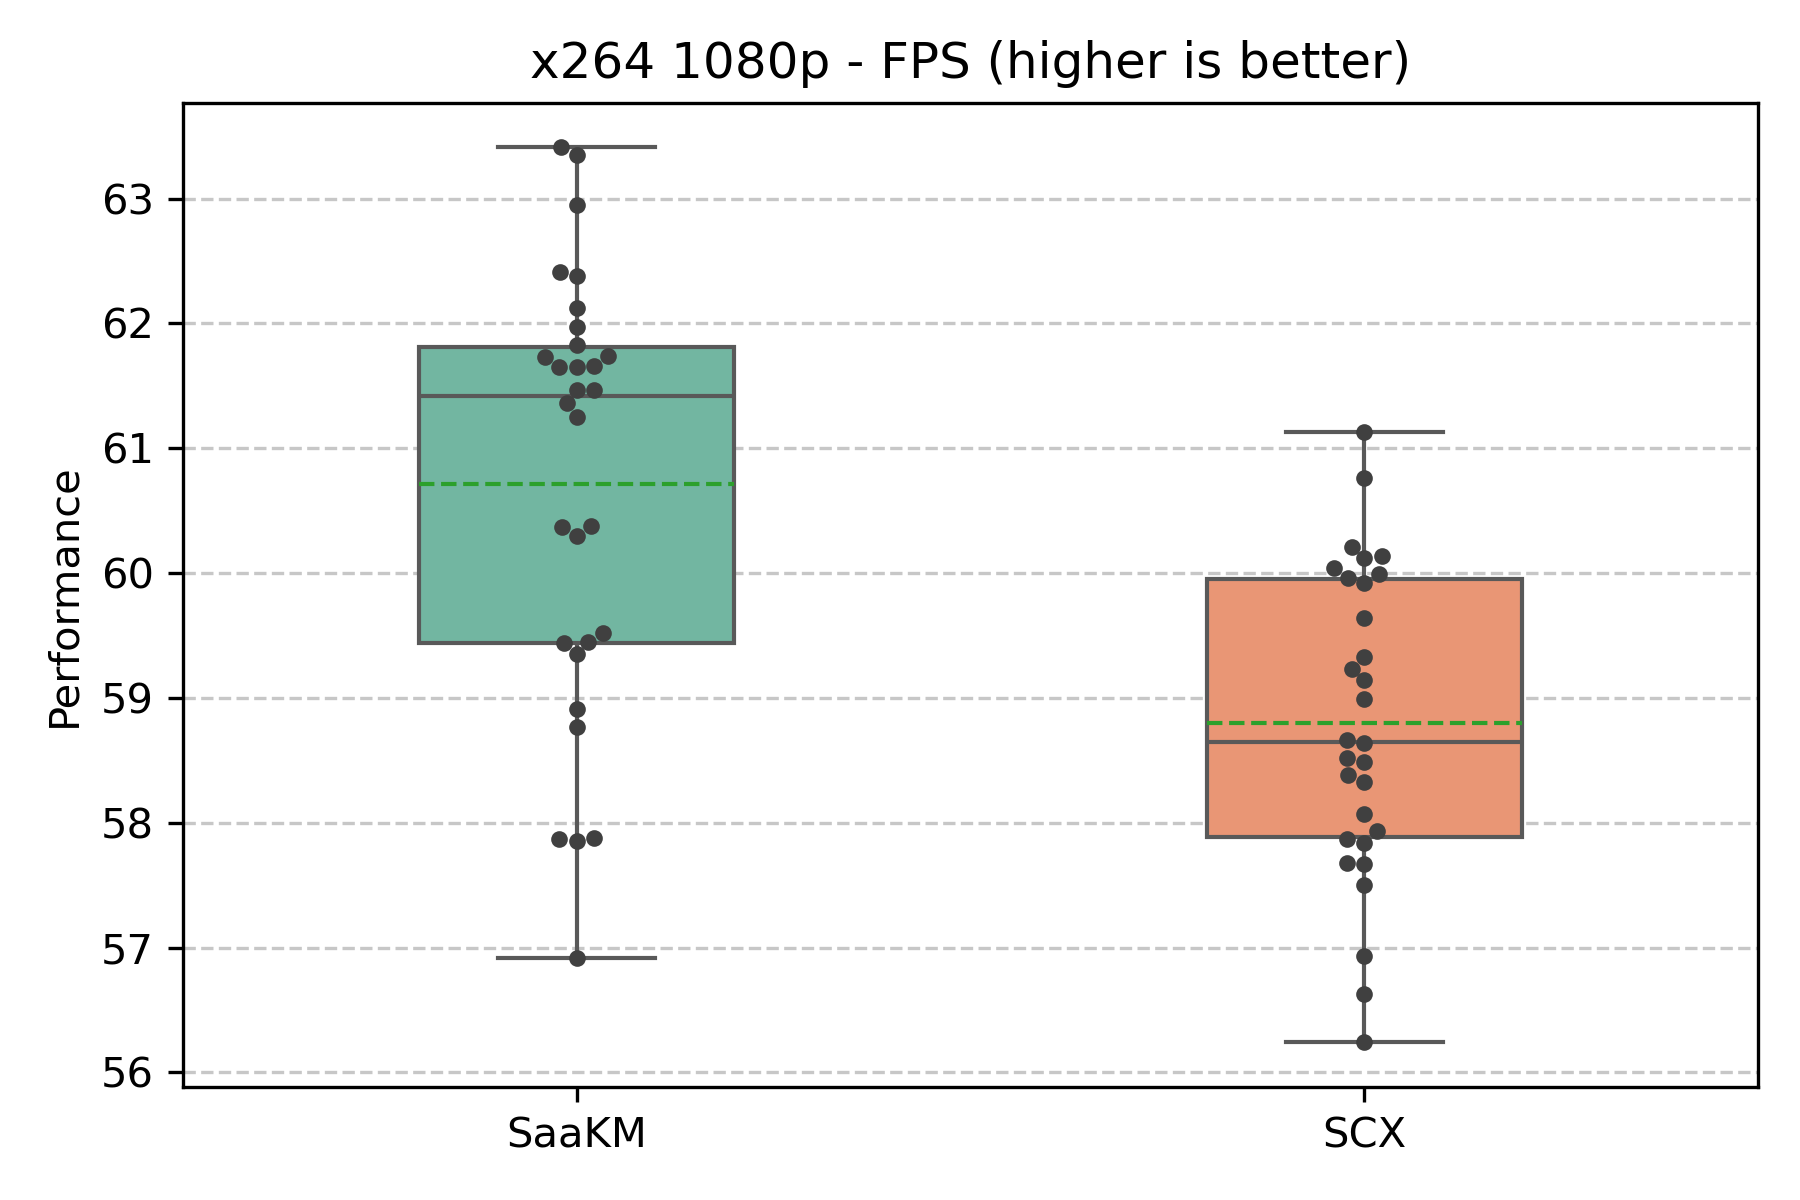

Python code for this plot:
import sys
import matplotlib.pyplot as plt
import seaborn as sns
from scipy import stats
import numpy as np

"""
This script takes as parameters:
1. A path to a file containing on each line a value corresponding to SaaKM performances
2. A path to a file containing on each line a value corresponding to SCX performances
3. A title

Based on that, it will read the values in each file and generate a boxplot with enhanced visualization.
"""

def read_values(file_path):
        with open(file_path, 'r') as file:
                return [float(line.strip()) for line in file]

def print_statistics(saakm_values, scx_values):
        print("Statistics between SaaKM and SCX:")
        print(f"SaaKM - Mean: {np.mean(saakm_values):.2f}, Median: {np.median(saakm_values):.2f}, Std: {np.std(saakm_values):.2f}")
        print(f"SCX - Mean: {np.mean(scx_values):.2f}, Median: {np.median(scx_values):.2f}, Std: {np.std(scx_values):.2f}")
        
        # Additional statistics
        print(f"SaaKM - Min: {np.min(saakm_values):.2f}, Max: {np.max(saakm_values):.2f}")
        print(f"SCX - Min: {np.min(scx_values):.2f}, Max: {np.max(scx_values):.2f}")
        
        # Calculate gain or loss in percentage
        mean_saakm = np.mean(saakm_values)
        mean_scx = np.mean(scx_values)
        percentage_change = ((mean_saakm - mean_scx) / mean_scx) * 100
        print(f"Percentage change (SaaKM vs SCX): {percentage_change:.2f}%")

def generate_boxplot(saakm_values, scx_values, title, output_path):
        data = [saakm_values, scx_values]
        labels = ['SaaKM', 'SCX']
        
        # Create a figure
        plt.figure(figsize=(6, 4))  # Adjusted figure size for a tighter plot
        
        # Create a boxplot
        sns.boxplot(data=data, width=0.4, palette="Set2", showmeans=True, meanline=True)
        
        # Overlay a swarmplot for better distribution visualization
        sns.swarmplot(data=data, color=".25", size=4)
        
        # Add labels and title
        plt.xticks(ticks=[0, 1], labels=labels, fontsize=10)
        plt.title(title, fontsize=12)
        plt.ylabel('Performance', fontsize=10)
        plt.grid(axis='y', linestyle='--', alpha=0.7)
        
        # Adjust layout to make it tighter
        plt.tight_layout(pad=1.0)
        # plt.savefig("/tmp/temp.png")  # Save the figure with high resolution
        # plt.show()
        plt.savefig(output_path, dpi=300)  # Save the figure with high resolution

if __name__ == "__main__":
        if len(sys.argv) != 5:
                print("Usage: python boxplot.py <saakm_file> <scx_file> <title>")
                sys.exit(1)

        saakm_file = sys.argv[1]
        scx_file = sys.argv[2]
        title = sys.argv[3]
        output_path = sys.argv[4] 
        
        saakm_values = read_values(saakm_file)
        scx_values = read_values(scx_file)

        print_statistics(saakm_values, scx_values)
        generate_boxplot(saakm_values, scx_values, title, output_path)
